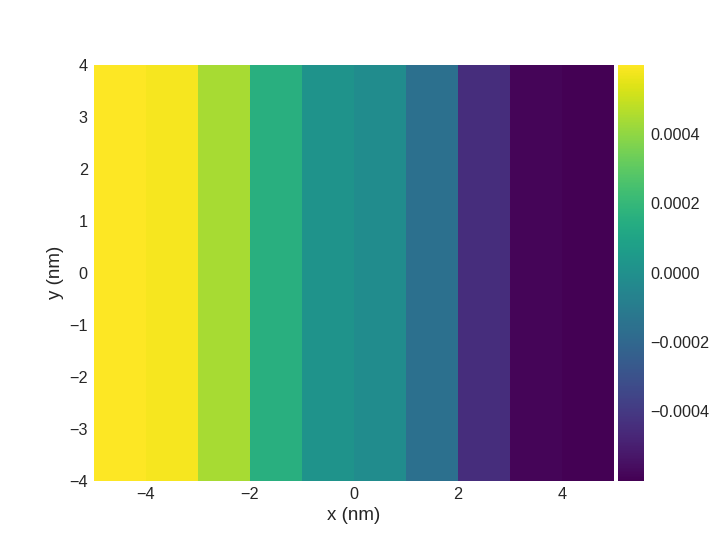

Recreate this plot in Python.
# 1. Visualising X-ray holography with ``matplotlib``.

import discretisedfield as df
import mag2exp
mesh = df.Mesh(p1=(-5e-9, -4e-9, 0), p2=(5e-9, 4e-9, 2e-9),
               cell=(1e-9, 1e-9, 1e-9))
def value_fun(point):
    x, y, z = point
    if x < -2e-9:
        return (0, 0, 1)
    elif x < 2e-9:
        return (0, 1, 0)
    else:
        return (0, 0, -1)
field = df.Field(mesh, dim=3, value=value_fun, norm=0.3e6)
xrh2 = mag2exp.x_ray.holography(field, fwhm=(2e-9,2e-9))
xrh2.mpl.scalar()
